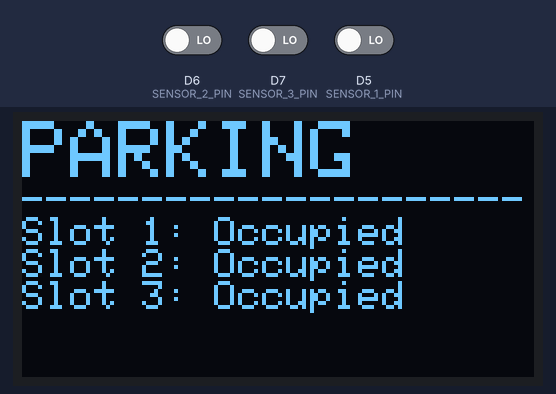
This sketch was run on a simulated ESP8266 (Wemos D1 mini). Parts: 128×64 one-colour display. The inputs (shaded band) are chosen by the test bench; at power-on: D6 (SENSOR_2_PIN) LOW, D7 (SENSOR_3_PIN) LOW, D5 (SENSOR_1_PIN) LOW. WiFi joins after 1.5 s; servers stay silent unless stated; what the sketch prints to the serial monitor is not drawn.

Above: at 2.8 s.
2.9 s: D6 (SENSOR_2_PIN) driven HIGH
At 5.0 s:
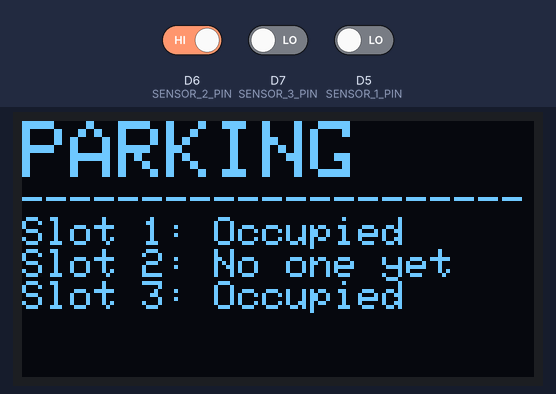
6.2 s: D7 (SENSOR_3_PIN) driven HIGH
At 8.4 s:
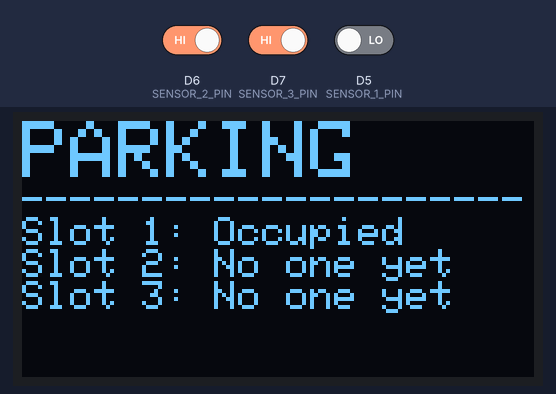
9.5 s: D5 (SENSOR_1_PIN) driven HIGH
At 12.9 s:
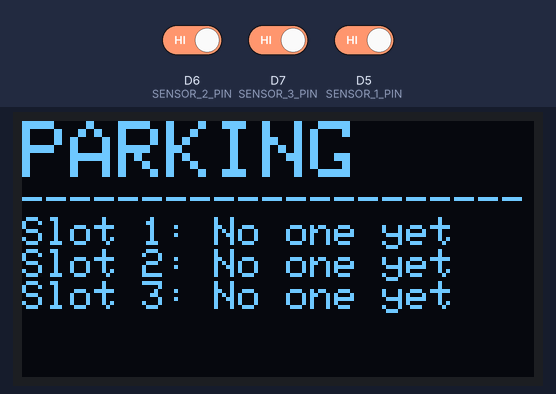
13.5 s: D6 (SENSOR_2_PIN) driven LOW
At 15.1 s:
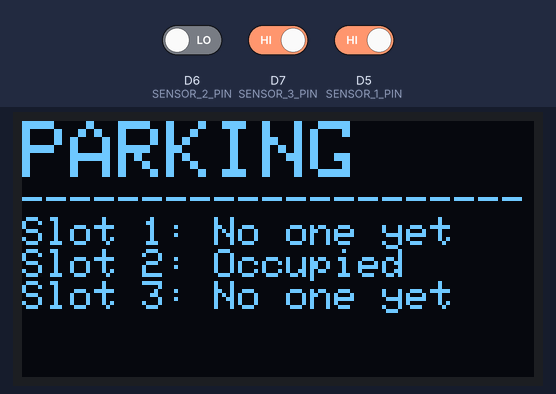
16.8 s: D7 (SENSOR_3_PIN) driven LOW
At 17.4 s:
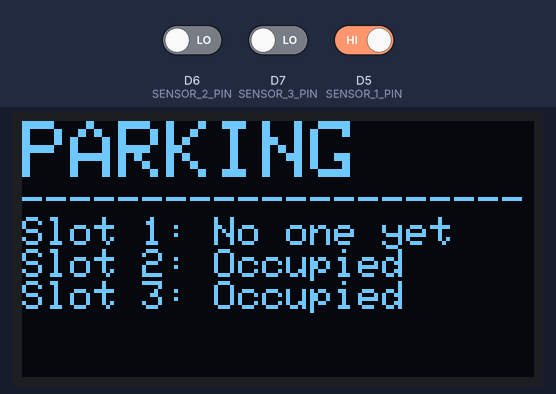
20.1 s: D5 (SENSOR_1_PIN) driven LOW
At 23.0 s:
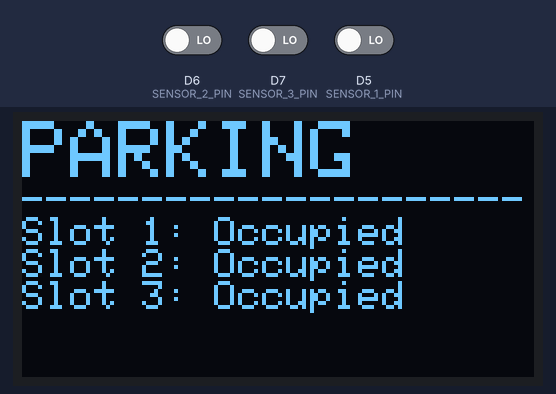
Timing chart, 0 to 24.4 s (numbered marks = the images above; inputs shaded):
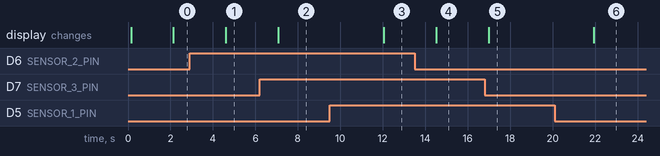

The sketch:

IR_OLED.ino
```cpp
/******************************************************************************
 * MÃ GIÁM SÁT BÃI ĐỖ XE CHO WEMOS D1 R2 (ESP8266) - ĐÃ SỬA LỖI
 * Tác giả: Đối tác lập trình (AI)
 * Ngày: 30-06-2025
 * Chức năng:
 * - Đã sửa lỗi sai tên chân (pin) cho Wemos D1 R2.
 * - Đã sửa lỗi tương thích với thư viện FirebaseESP8266 v4.x+.
 ******************************************************************************/

// Thư viện cần thiết
#include <ESP8266WiFi.h>
#include <FirebaseESP8266.h>
#include <Wire.h>
#include <Adafruit_GFX.h>
#include <Adafruit_SSD1306.h>

// --- CẤU HÌNH CỦA BẠN ---

// 1. Thông tin Wi-Fi
#define WIFI_SSID "WifiName"
#define WIFI_PASSWORD "WifiPass"

// 2. Thông tin Firebase
#define FIREBASE_HOST "Realtime DB URL"
#define FIREBASE_AUTH "Firebase RDB secret"

// 3. Cấu hình chân (Pin) cho Wemos D1 R2 - ĐÃ ĐƯỢC SỬA LẠI CHO ĐÚNG
// Cảm biến hồng ngoại
#define SENSOR_1_PIN D5 // OK
#define SENSOR_2_PIN D6 // OK
#define SENSOR_3_PIN D7 // Sửa từ D10 -> D7 (bạn cần cắm lại dây)

// Màn hình OLED (SDA, SCL) - Chân I2C tiêu chuẩn của Wemos D1 R2
#define OLED_SDA_PIN D2 // Sửa từ D14 -> D2 (bạn cần cắm lại dây)
#define OLED_SCL_PIN D1 // Sửa từ D15 -> D1 (bạn cần cắm lại dây)

// 4. Cấu hình màn hình OLED
#define SCREEN_WIDTH 128
#define SCREEN_HEIGHT 64
#define OLED_RESET    -1

// --- KHỞI TẠO ĐỐI TƯỢNG TOÀN CỤC ---

FirebaseData fbdo;
// Thêm các đối tượng config và auth cho Firebase phiên bản mới
FirebaseConfig config;
FirebaseAuth auth;
Adafruit_SSD1306 display(SCREEN_WIDTH, SCREEN_HEIGHT, &Wire, OLED_RESET);

// Mảng để quản lý các chân cảm biến
const int sensorPins[3] = {SENSOR_1_PIN, SENSOR_2_PIN, SENSOR_3_PIN};

// --- HÀM KHỞI TẠO CHÍNH ---

void setup() {
  Serial.begin(115200);
  delay(100);

  // Khởi tạo các chân cảm biến
  for (int i = 0; i < 3; i++) {
    pinMode(sensorPins[i], INPUT);
  }

  // Khởi tạo màn hình OLED với các chân I2C tiêu chuẩn
  Wire.begin(OLED_SDA_PIN, OLED_SCL_PIN);
  if (!display.begin(SSD1306_SWITCHCAPVCC, 0x3C)) {
    Serial.println(F("Khởi tạo SSD1306 thất bại"));
    for (;;);
  }
  display.clearDisplay();
  display.setTextSize(1);
  display.setTextColor(WHITE);
  display.setCursor(0, 0);
  display.println("Dang khoi dong...");
  display.display();

  // Kết nối Wi-Fi
  WiFi.begin(WIFI_SSID, WIFI_PASSWORD);
  Serial.print("Dang ket noi Wi-Fi");
  while (WiFi.status() != WL_CONNECTED) {
    Serial.print(".");
    delay(500);
  }
  Serial.println("\nDa ket noi Wi-Fi!");

  // ** SỬA LỖI **: Cấu hình và kết nối Firebase theo cách mới
  config.host = FIREBASE_HOST;
  config.signer.tokens.legacy_token = FIREBASE_AUTH;
  Firebase.begin(&config, &auth);
  Firebase.reconnectWiFi(true);
  Serial.println("Da ket noi Firebase.");
}

// --- VÒNG LẶP CHÍNH ---

void loop() {
  display.clearDisplay();
  display.setCursor(0, 0);
  display.setTextSize(2);
  display.println("PARKING");
  display.setTextSize(1);
  display.println("---------------------");

  // Duyệt qua từng cảm biến
  for (int i = 0; i < 3; i++) {
    int sensorValue = digitalRead(sensorPins[i]);
    bool isOccupied = (sensorValue == LOW);
    String statusText = isOccupied ? "Occupied" : "No one yet";

    String line = "Slot " + String(i + 1) + ": " + statusText;
    display.println(line);

    String firebasePath = "/PARKSLOT/" + String(i);

    if (Firebase.setBool(fbdo, firebasePath, isOccupied)) {
      Serial.println("Slot " + String(i + 1) + " updated to: " + (isOccupied ? "true" : "false"));
    } else {
      Serial.println("Failed to update Slot " + String(i + 1) + ". Reason: " + fbdo.errorReason());
    }
  }

  display.display();
  delay(2000);
}
```

Measured:
- after the input at 2.9 s, the display: changes after 1.7 s (image 1)
- after the input at 6.2 s, the display: changes after 0.89 s (image 2)
- after the input at 9.5 s, the display: changes after 2.5 s (image 3)
- after the input at 13.5 s, the display: changes after 1.0 s (image 4)
- after the input at 16.8 s, the display: changes after 0.19 s (image 5)
- after the input at 20.1 s, the display: changes after 1.8 s (image 6)
